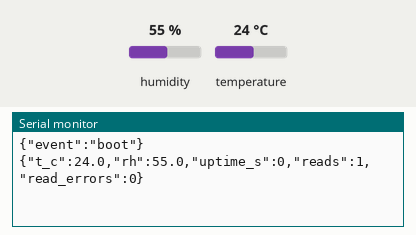
This sketch was run on a simulated Arduino Uno, built with avr-gcc and run on an emulated ATmega328P. Parts: the last lines printed to the serial monitor. The test bench sets the inputs (shaded band); at power-on: humidity 55 %, temperature 24 °C.

Above: at 2.2 s.
2.3 s: humidity set to 22 %
At 12.0 s:
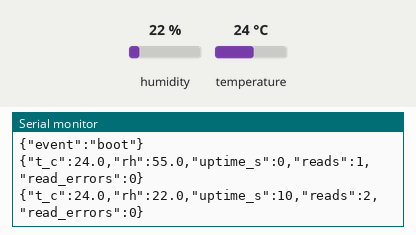
12.3 s: temperature set to 12 °C
At 22.0 s:
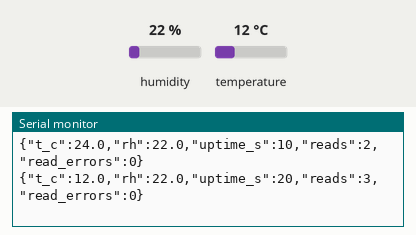
22.3 s: humidity set to 40 %
At 32.5 s:
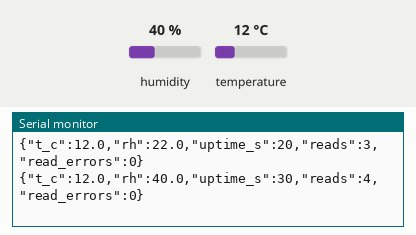
Timing chart, 0 to 34.0 s (numbered marks = the images above; inputs shaded):
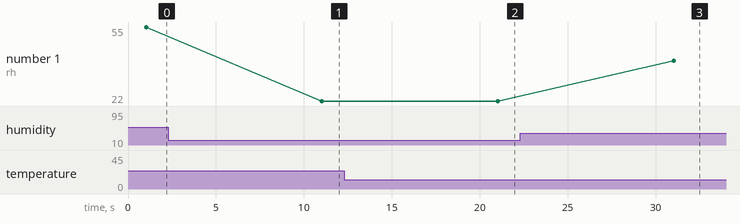

The sketch:

uno_weather_serial.ino
```cpp
/*
  uno_weather_serial.ino — Arduino Uno + DHT11 (ELEGOO 37-in-1 kit) weather node.

  Bench-test sketch: prints one JSON reading per line over USB serial, which
  serial_mqtt_bridge.py on the laptop publishes to MQTT. The cellular sketch
  (firmware/cellular_weather/cellular_weather.ino) is the main path; this one
  tests the sensor and the serial -> MQTT -> Postgres pipeline without the modem.

  Wiring: the DHT11 module plugs straight into the top header (the Uno's, or
  the SIM7000G shield's, which passes through), no jumper wires:
    -  (GND)    -> GND (next to AREF)
    +  (VCC)    -> 13  (driven HIGH by the sketch to power the sensor)
    S  (signal) -> 12
  Pin 13 can power the sensor because the DHT11 draws only a few milliamps.
  The board's "L" LED stays lit as a side effect.

  Library (Arduino Library Manager):
    - "DHT sensor library" by Adafruit (accept the prompt to also install
      "Adafruit Unified Sensor")

  Output: one JSON object per line at 9600 baud, e.g.
    {"t_c":22.0,"rh":41.0,"uptime_s":60,"reads":6,"read_errors":0}
*/

#include <DHT.h>

const uint8_t DHT_PIN = 12;
const uint8_t DHT_POWER_PIN = 13;  // powers the sensor
const uint8_t DHT_TYPE = DHT11;
const unsigned long READ_INTERVAL_MS = 10UL * 1000UL;  // DHT11 needs >= 1 s between reads

DHT dht(DHT_PIN, DHT_TYPE);

unsigned long lastRead = 0;
unsigned long reads = 0;
unsigned long readErrors = 0;

void setup() {
  Serial.begin(9600);
  pinMode(DHT_POWER_PIN, OUTPUT);
  digitalWrite(DHT_POWER_PIN, HIGH);  // turn the sensor on
  delay(1000);                        // let it settle
  dht.begin();
  Serial.println(F("{\"event\":\"boot\"}"));
}

void loop() {
  unsigned long now = millis();
  if (lastRead != 0 && now - lastRead < READ_INTERVAL_MS) return;
  lastRead = now;

  float h = dht.readHumidity();
  float t = dht.readTemperature();  // Celsius
  reads++;

  // The Uno's printf doesn't support %f, so build the line piece by piece.
  if (isnan(h) || isnan(t)) {
    readErrors++;
    Serial.print(F("{\"error\":\"dht_read_failed\",\"uptime_s\":"));
    Serial.print(now / 1000UL);
    Serial.print(F(",\"reads\":"));
    Serial.print(reads);
    Serial.print(F(",\"read_errors\":"));
    Serial.print(readErrors);
    Serial.println(F("}"));
    return;
  }

  Serial.print(F("{\"t_c\":"));
  Serial.print(t, 1);
  Serial.print(F(",\"rh\":"));
  Serial.print(h, 1);
  Serial.print(F(",\"uptime_s\":"));
  Serial.print(now / 1000UL);
  Serial.print(F(",\"reads\":"));
  Serial.print(reads);
  Serial.print(F(",\"read_errors\":"));
  Serial.print(readErrors);
  Serial.println(F("}"));
}
```

Measured:
- after the input at 2.3 s, the serial monitor: prints a new line after 8.7 s (image 1)
- after the input at 12.3 s, the serial monitor: prints a new line after 8.7 s (image 2)
- after the input at 22.3 s, the serial monitor: prints a new line after 8.7 s (image 3)
- plotted number 1: 55 → 22 after the input at 2.3 s, 22 → 40 after the input at 22.3 s
